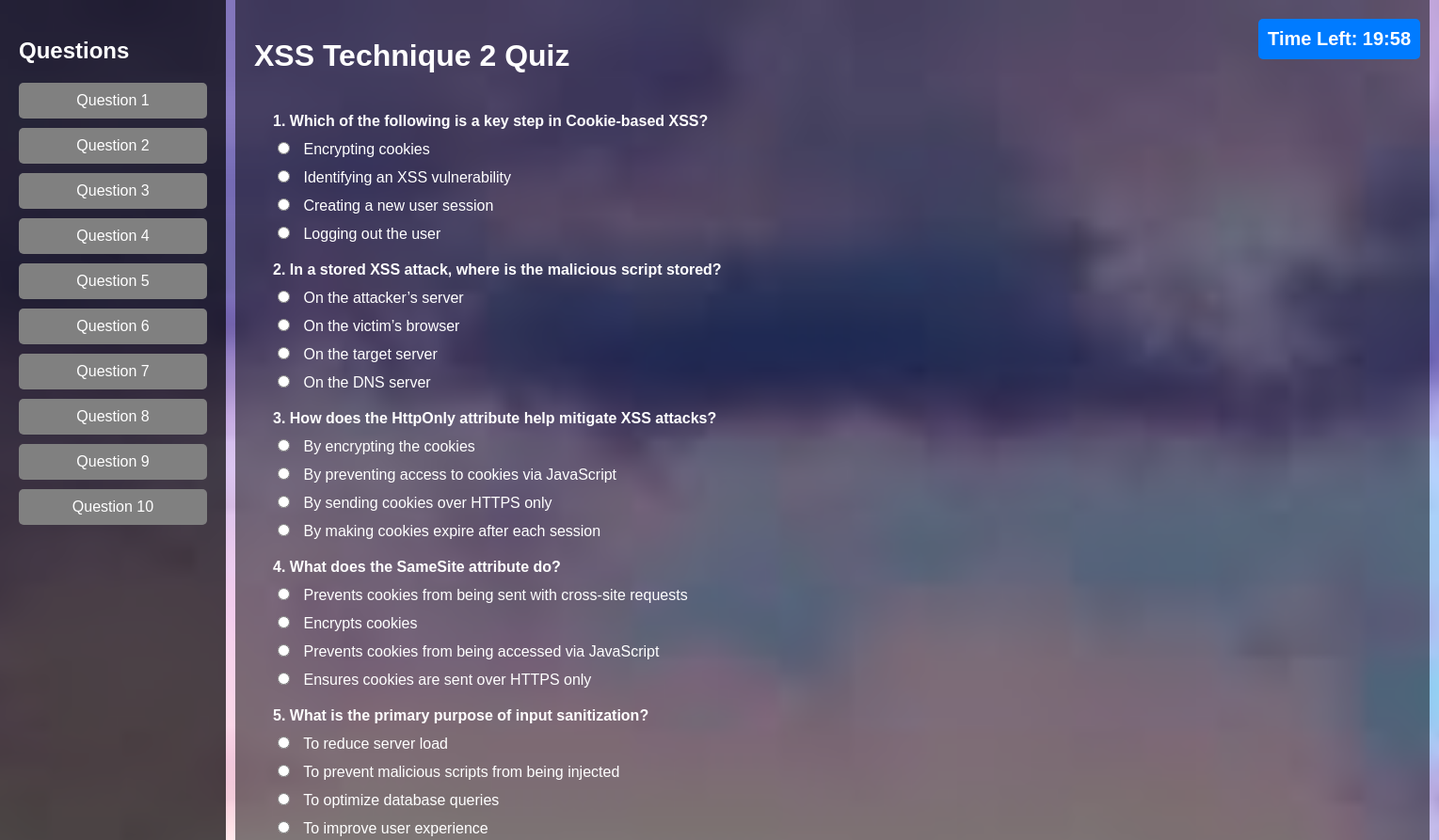
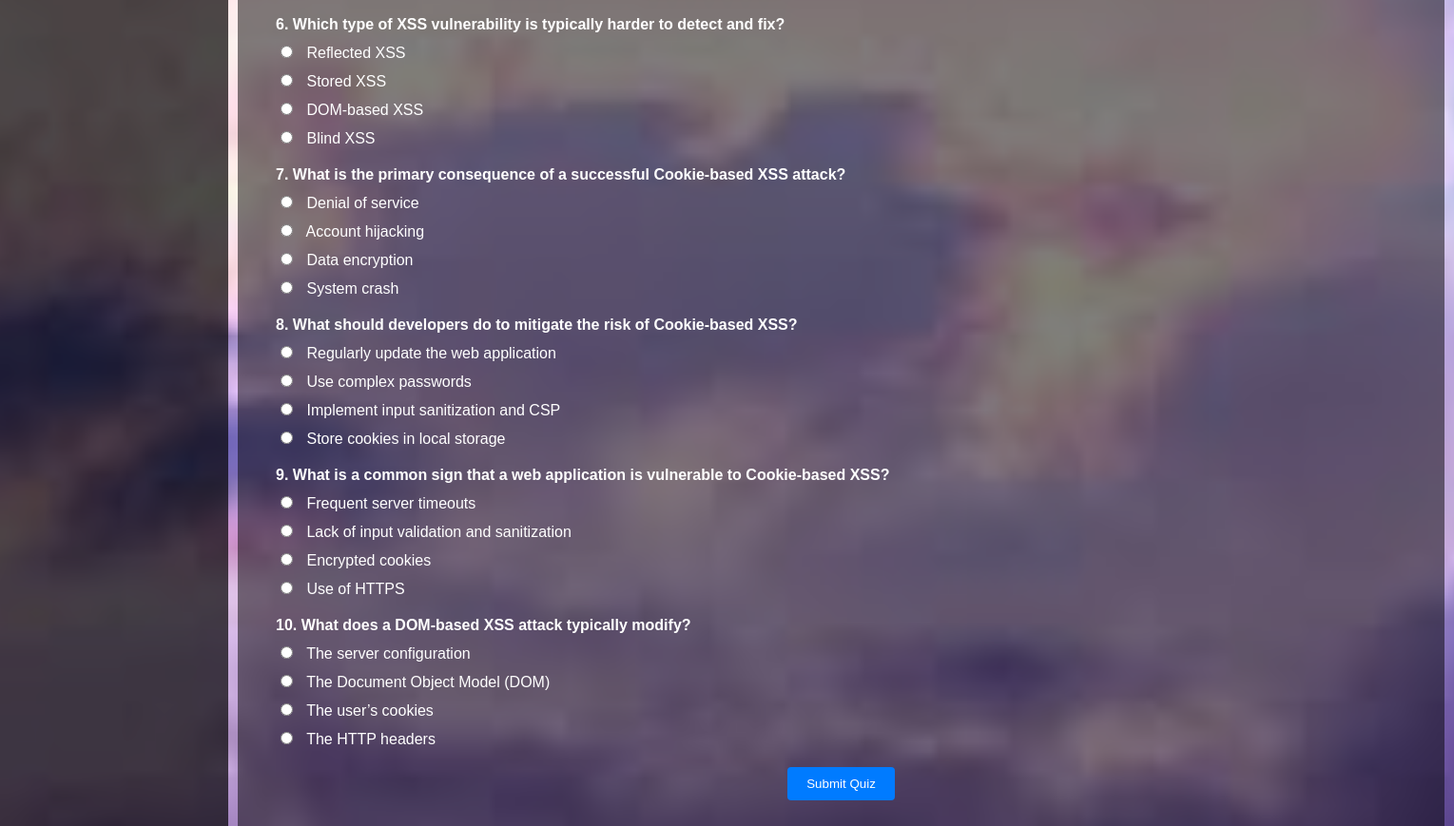
The page /script2quiz.php (signed in) on the database its author committed (2 pictures, top to bottom).
### tables this page shows
CREATE TABLE `quiz_questions` (
  `id` int(11) NOT NULL,
  `quiz_id` int(11) NOT NULL,
  `question` text NOT NULL,
  `option1` varchar(255) NOT NULL,
  `option2` varchar(255) NOT NULL,
  `option3` varchar(255) NOT NULL,
  `option4` varchar(255) NOT NULL,
  `correct_option` varchar(11) NOT NULL,
  `created_by` varchar(255) NOT NULL,
  `created_date` timestamp NOT NULL DEFAULT current_timestamp()
);

### script2quiz.php (the view, shortened to what this page needs)
<?php
require_once 'config.php';
require_once 'header.php';
$quizId = 6;
$questions = [];
$sql = "SELECT id, question, option1, option2, option3, option4 FROM quiz_questions WHERE quiz_id = ? ORDER BY RAND() LIMIT 10";
if ($stmt = $conn->prepare($sql)) {
    $stmt->bind_param("i", $quizId);
    $stmt->execute();
    $stmt->bind_result($questionId, $question, $option1, $option2, $option3, $option4);
    while ($stmt->fetch()) {
        $questions[] = [
            'id' => $questionId,
            'text' => $question,
            'options' => [$option1, $option2, $option3, $option4]
        ];
    }
} else {
    echo "Error fetching quiz questions: " . $conn->error;
    exit();
}
?>
<!DOCTYPE html>
<html lang="en">
<head>
</head>
<body>
    <div class="sidebar">
        <h2>Questions</h2>
        <ul>
            <?php for ($i = 1; $i <= 10; $i++): ?>
                <li><a href="#question_<?php echo $i; ?>" data-question-id="<?php echo $i; ?>">Question <?php echo $i; ?></a></li>
            <?php endfor; ?>
        </ul>
    </div>
    <div class="main-content">
        <div class="container">
            <h1>XSS Technique 2 Quiz</h1>
            <div class="timer" id="timer">Time Left: 20:00</div>
            <div class="quiz-content">
                <form id="quizForm" action="submit_quiz1.php" method="POST">
                    <?php foreach ($questions as $index => $question): ?>
                        <div id="question_<?php echo $index + 1; ?>" class="question-container" style="margin-bottom: 20px;">
                            <div class="question-text">
                                <?php echo ($index + 1) . '. ' . htmlspecialchars($question['text']); ?>
                            </div>
                            <div class="options">
                                <?php foreach ($question['options'] as $optionIndex => $option): ?>
                                    <div class="option">
                                        <label>
                                            <input type="radio" name="question_<?php echo $question['id']; ?>" value="<?php echo $optionIndex + 1; ?>">
                                            <?php echo htmlspecialchars($option); ?>
                                        </label>
                                    </div>
                                <?php endforeach; ?>
                            </div>
                        </div>
                    <?php endforeach; ?>
                    <button type="submit" class="submit-btn">Submit Quiz</button>
                </form>
            </div>
        </div>
    </div>
</body>
</html>

### default.css (style rules this page uses)
html, body.default { height: 100%; margin: 0; padding: 0; }

### light.css (style rules this page uses)
html, body.light { height: 100%; margin: 0; padding: 0; }
body.light { font-family: Arial, sans-serif; background-image: url('background3.jpg'); background-size: cover; background-repeat: no-repeat; background-position: center; background-attachment: fixed; color: white; }

### script2quiz.php (style rules this page uses)
body { background-size: cover; background-repeat: no-repeat; background-attachment: fixed; font-family: Arial, sans-serif; margin: 0; padding: 0; color: #fff; display: flex; background-color: rgba(0, 0, 0, 0.5); }
html { scroll-behavior: smooth; }
html, body { height: 100%; }
.container { flex: 1; padding: 20px; margin-left: 250px; background-color: rgba(0, 0, 0, 0.5); width: 1229px; }
.quiz-content { padding: 20px; border-radius: 8px; }
.question-text { font-weight: bold; margin-bottom: 10px; }
.options { margin-top: 10px; }
.option { margin-bottom: 10px; }
.option input { margin-right: 10px; }
.submit-btn { margin-top: 20px; padding: 10px 20px; background-color: #007bff; color: #fff; border: none; border-radius: 4px; cursor: pointer; display: block; margin-left: auto; margin-right: auto; }
.timer { font-size: 20px; font-weight: bold; position: fixed; top: 20px; right: 20px; padding: 10px; background-color: #007bff; color: #fff; border-radius: 5px; z-index: 1000; }
.sidebar { width: 200px; background: rgba(0, 0, 0, 0.7); padding: 20px; position: fixed; top: 0; left: 0; height: 100%; overflow-y: auto; }
.sidebar h2 { font-size: 1.5em; margin-bottom: 20px; }
.sidebar ul { list-style-type: none; padding: 0; }
.sidebar ul li { margin: 10px 0; }
.sidebar ul li a { color: #fff; text-decoration: none; padding: 10px; display: block; background: grey; border-radius: 5px; text-align: center; transition: background 0.3s; }
.question-container { scroll-margin-top: 100px; }

### rows shown on the page
quiz_questions: question "Which of the following is a key step in Cookie-based XSS?", option1 "Encrypting cookies", option2 "Identifying an XSS vulnerability", option3 "Creating a new user session", option4 "Logging out the user"
quiz_questions: question "In a stored XSS attack, where is the malicious script stored?", option1 "On the attacker’s server", option2 "On the victim’s browser", option3 "On the target server", option4 "On the DNS server"
quiz_questions: question "How does the HttpOnly attribute help mitigate XSS attacks?", option1 "By encrypting the cookies", option2 "By preventing access to cookies via JavaScript", option3 "By sending cookies over HTTPS only", option4 "By making cookies expire after each session"
quiz_questions: question "What does the SameSite attribute do?", option1 "Prevents cookies from being sent with cross-site requests", option2 "Encrypts cookies", option3 "Prevents cookies from being accessed via JavaScript", option4 "Ensures cookies are sent over HTTPS only"
quiz_questions: question "What is the primary purpose of input sanitization?", option1 "To reduce server load", option2 "To prevent malicious scripts from being injected", option3 "To optimize database queries", option4 "To improve user experience"
quiz_questions: question "Which type of XSS vulnerability is typically harder to detect and fix?", option1 "Reflected XSS", option2 "Stored XSS", option3 "DOM-based XSS", option4 "Blind XSS"
quiz_questions: question "What is the primary consequence of a successful Cookie-based XSS attack?", option1 "Denial of service", option2 "Account hijacking", option3 "Data encryption", option4 "System crash"
quiz_questions: question "What should developers do to mitigate the risk of Cookie-based XSS?", option1 "Regularly update the web application", option2 "Use complex passwords", option3 "Implement input sanitization and CSP", option4 "Store cookies in local storage"
quiz_questions: question "What is a common sign that a web application is vulnerable to Cookie-based XSS?", option1 "Frequent server timeouts", option2 "Lack of input validation and sanitization", option3 "Encrypted cookies", option4 "Use of HTTPS"
quiz_questions: question "What does a DOM-based XSS attack typically modify?", option1 "The server configuration", option2 "The Document Object Model (DOM)", option3 "The user’s cookies", option4 "The HTTP headers"
